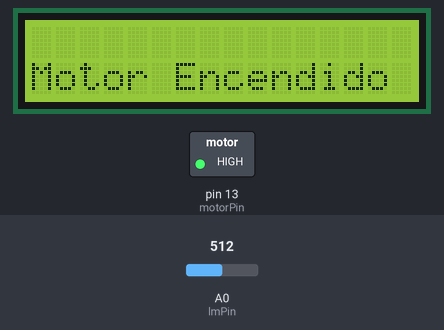
A sketch run on a simulated Arduino Uno, built with avr-gcc and run on an emulated ATmega328P. On the bench: 16×2 character LCD, switched loads named in the sketch (green lamp = pin HIGH). Inputs (shaded band) come from the test bench; at power-on: A0 (lmPin) = 512. What the sketch prints to the serial monitor is not drawn.

Above: at 1.2 s.
1.3 s: A0 (lmPin) set to 58
2.8 s: A0 (lmPin) set to 49
At 4.2 s:
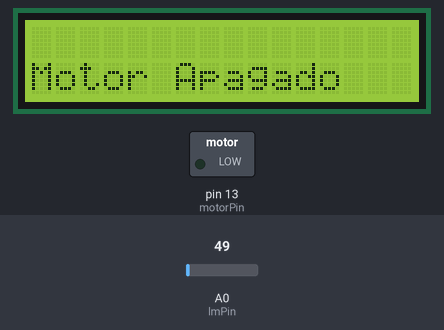
5.8 s: A0 (lmPin) set to 122
At 6.5 s:
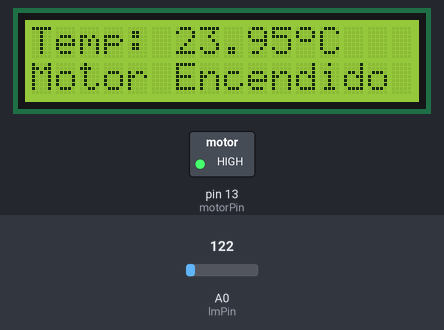
7.3 s: A0 (lmPin) set to 0
At 7.6 s:
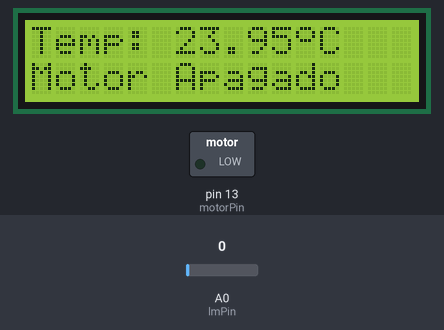
10.3 s: A0 (lmPin) set to 306
At 11.2 s:
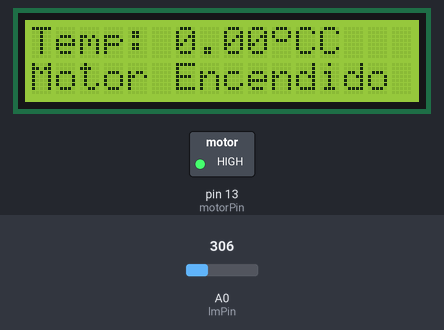
Timing chart, 0 to 13.3 s (numbered marks = the images above; inputs shaded):
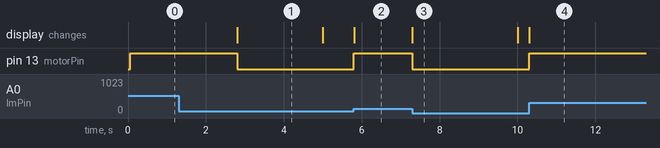

The sketch:

Clase_5_LCD.ino
```cpp
#include <LiquidCrystal.h>

const int lmPin = A0;
const int motorPin = 13;

const double tempIdeal = 27.0;
const double tempError = 1.0;

bool estadoMotor = false;

unsigned long lastPrint = 0;
const int intervalo = 5000;

byte grado[8] = {
  B01110,
  B10001,
  B10001,
  B01110,
  B00000,
  B00000,
  B00000,
};


/*
 *  LCD RS pin to digital pin 8
 *  LCD Enable pin to digital pin 9
 *  LCD D4 pin to digital pin 4
 *  LCD D5 pin to digital pin 5
 *  LCD D6 pin to digital pin 6
 *  LCD D7 pin to digital pin 7
 *
 */

LiquidCrystal lcd(8,9,4,5,6,7);

void setup() {
  // put your setup code here, to run once:
  pinMode (motorPin,OUTPUT);
  Serial.begin(9600);
  while(!Serial);

  lcd.begin(16,2);
}

void loop() {
  // put your main code here, to run repeatedly:

  int analog = 0;
  double temp = 0;
  unsigned  long currentTime = 0;
  lcd.createChar(0, grado);

  analog = analogRead(lmPin);
  temp = analog* 5000.0  /1023.0 /10.0;  //5V -> 1023

  currentTime = millis();

  if (currentTime - lastPrint > intervalo)
  {
    Serial.print("Temperatura: ");
    Serial.print(temp);
    Serial.println(" °.");

    lcd.setCursor(0,0);
    lcd.print("Temp: ");
    lcd.print(temp);
    lcd.write(byte(0));
    lcd.print("C");

    lastPrint = currentTime;
  }

  if (temp >= tempIdeal + tempError && estadoMotor == false)
  {
    digitalWrite(motorPin, HIGH);
    Serial.println("Motor Encendido");
    lcd.setCursor(0,1);
    lcd.print("Motor Encendido");
    estadoMotor = true;
  }
  else if (temp <=tempIdeal - tempError && estadoMotor == true)
  {
    digitalWrite(motorPin, LOW);
    Serial.println("Motor Apagado");
    lcd.setCursor(0,1);
    lcd.print("Motor Apagado  ");
    estadoMotor = false;
  }

}
```

Measured:
- the behaviour switches between 54 and 53 on A0 (lmPin) (found by bisection; images 0 and 1)
- after the input at 1.3 s, every drawn part: stays the same
- after the input at 2.8 s, pin 13 (motorPin): HIGH → LOW at once; the display: changes at once (image 1)
- after the input at 5.8 s, pin 13 (motorPin): LOW → HIGH at once; the display: changes at once (image 2)
- after the input at 7.3 s, pin 13 (motorPin): HIGH → LOW at once; the display: changes at once (image 3)
- after the input at 10.3 s, pin 13 (motorPin): LOW → HIGH at once; the display: changes at once (image 4)
- what the display in image 1 shows lasts 2.2 s, from 2.8 s to 5.0 s
- what the display in image 3 shows lasts 2.7 s, from 7.3 s to 10.0 s
